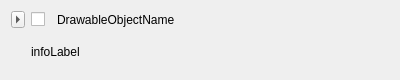
<?xml version="1.0" encoding="UTF-8"?>
<ui version="4.0">
 <class>vcl::qt::DrawableObjectFrame</class>
 <widget class="QFrame" name="vcl::qt::DrawableObjectFrame">
  <property name="geometry">
   <rect>
    <x>0</x>
    <y>0</y>
    <width>400</width>
    <height>80</height>
   </rect>
  </property>
  <property name="sizePolicy">
   <sizepolicy hsizetype="Preferred" vsizetype="Preferred">
    <horstretch>0</horstretch>
    <verstretch>0</verstretch>
   </sizepolicy>
  </property>
  <property name="windowTitle">
   <string>Frame</string>
  </property>
  <layout class="QGridLayout" name="gridLayout">
   <item row="0" column="0">
    <widget class="QToolButton" name="showInfoToolButton">
     <property name="toolTip">
      <string>Show Mesh Info</string>
     </property>
     <property name="text">
      <string>...</string>
     </property>
     <property name="iconSize">
      <size>
       <width>6</width>
       <height>10</height>
      </size>
     </property>
     <property name="checkable">
      <bool>true</bool>
     </property>
     <property name="popupMode">
      <enum>QToolButton::ToolButtonPopupMode::DelayedPopup</enum>
     </property>
     <property name="toolButtonStyle">
      <enum>Qt::ToolButtonStyle::ToolButtonIconOnly</enum>
     </property>
     <property name="autoRaise">
      <bool>false</bool>
     </property>
     <property name="arrowType">
      <enum>Qt::ArrowType::RightArrow</enum>
     </property>
    </widget>
   </item>
   <item row="0" column="3">
    <widget class="QLabel" name="objNameLabel">
     <property name="sizePolicy">
      <sizepolicy hsizetype="MinimumExpanding" vsizetype="Preferred">
       <horstretch>0</horstretch>
       <verstretch>0</verstretch>
      </sizepolicy>
     </property>
     <property name="text">
      <string>DrawableObjectName</string>
     </property>
    </widget>
   </item>
   <item row="1" column="1" colspan="3">
    <widget class="QFrame" name="infoFrame">
     <property name="frameShape">
      <enum>QFrame::Shape::NoFrame</enum>
     </property>
     <property name="frameShadow">
      <enum>QFrame::Shadow::Plain</enum>
     </property>
     <layout class="QHBoxLayout" name="horizontalLayout">
      <property name="leftMargin">
       <number>0</number>
      </property>
      <property name="topMargin">
       <number>0</number>
      </property>
      <property name="rightMargin">
       <number>0</number>
      </property>
      <property name="bottomMargin">
       <number>0</number>
      </property>
      <item>
       <widget class="QLabel" name="infoLabel">
        <property name="text">
         <string>infoLabel</string>
        </property>
       </widget>
      </item>
     </layout>
    </widget>
   </item>
   <item row="0" column="1">
    <widget class="QCheckBox" name="visibilityCheckBox">
     <property name="text">
      <string/>
     </property>
    </widget>
   </item>
   <item row="0" column="4">
    <widget class="QLabel" name="iconLabel">
     <property name="text">
      <string/>
     </property>
    </widget>
   </item>
  </layout>
 </widget>
 <resources/>
 <connections/>
</ui>
